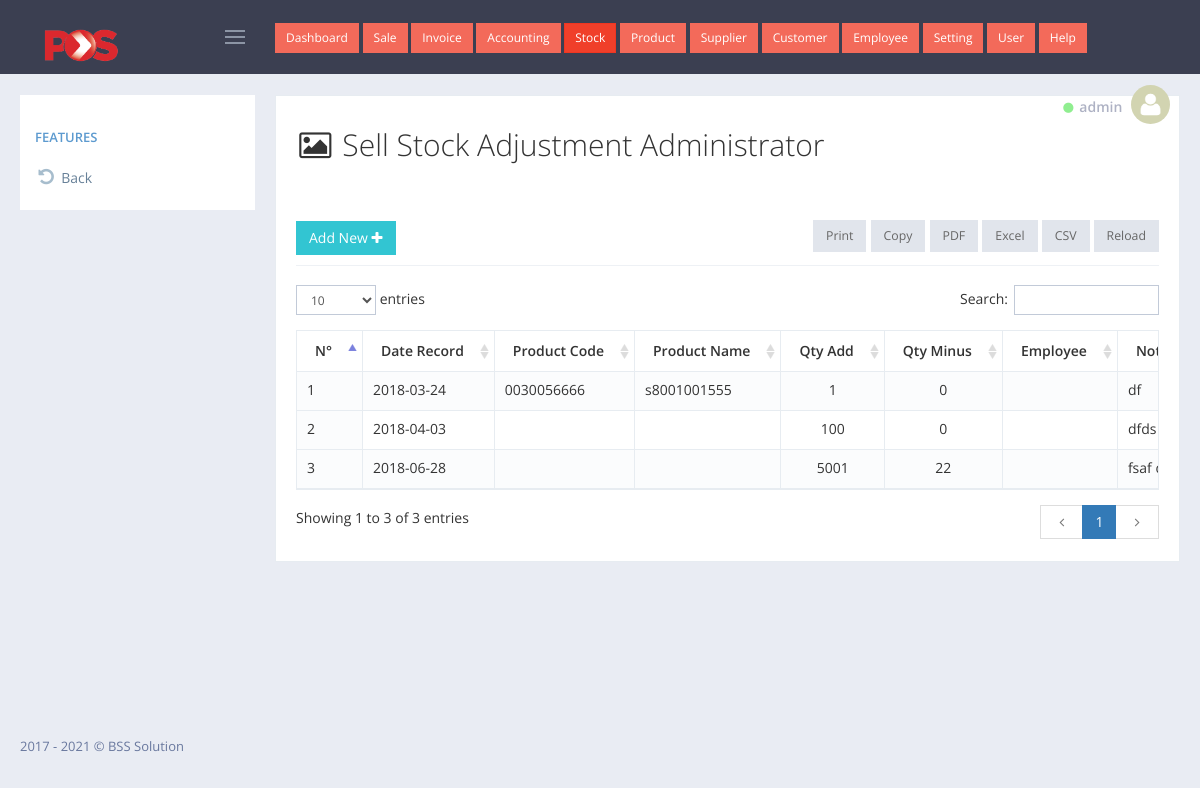
/admin/st_stock_adjust/index.php (signed in), run on the app's committed database.
### tables this page shows
CREATE TABLE `tbl_pos_invoice` (
  `transaction_id` int(6) UNSIGNED ZEROFILL NOT NULL,
  `inv_no` int(200) NOT NULL,
  `cashier_name` varchar(100) NOT NULL,
  `user_id` int(11) NOT NULL,
  `cus` int(11) NOT NULL,
  `date_sell` date NOT NULL,
  `amount` decimal(10,2) NOT NULL,
  `vat` decimal(10,2) NOT NULL,
  `pay_dollar` decimal(10,2) NOT NULL,
  `pay_riel` varchar(111) NOT NULL
);

CREATE TABLE `tbl_pos_stock_adjust` (
  `sa_id` int(11) NOT NULL,
  `sa_date_record` date NOT NULL,
  `sa_product_code` int(11) NOT NULL,
  `sa_product` varchar(255) NOT NULL,
  `sa_qty_add` float NOT NULL,
  `sa_qty_minus` float NOT NULL,
  `sa_employee` int(11) NOT NULL,
  `sa_note` text NOT NULL
);

CREATE TABLE `tbl_pos_product` (
  `pro_id` int(200) NOT NULL,
  `code` varchar(200) NOT NULL,
  `ref` varchar(200) NOT NULL,
  `paket` varchar(100) NOT NULL,
  `name_en` varchar(200) NOT NULL,
  `name_kh` varchar(200) NOT NULL,
  `price_dolla` decimal(10,2) NOT NULL,
  `price_riel` decimal(10,2) NOT NULL,
  `photo` varchar(200) NOT NULL,
  `note_pro` varchar(200) NOT NULL,
  `cate_id` int(100) NOT NULL
);

### admin/st_stock_adjust/index.php (the view, shortened to what this page needs)
<?php
    include_once '../../config/database.php';
    include_once '../layout/header.php';
?>
<div class="portlet light bordered">
    <div class="row">
        <div class="col-xs-12">
            <h2><i class="fa fa-image fa-fw"></i> Sell Stock Adjustment Administrator</h2>
        </div>
    </div>
    <br>
    <br>
    <div class="portlet-title">
        <div class="caption font-dark">
            <a href="add.php" id="sample_editable_1_new" class="btn green"> Add New
                <i class="fa fa-plus"></i>
            </a>
        </div>
    </div>
    <div class="portlet-body">
        <div id="sample_1_wrapper" class="dataTables_wrapper">
            <table class="table table-striped table-bordered table-hover dataTable dtr-inline " id="sample_2" role="grid" aria-describedby="sample_1_info">
                <thead>
                    <tr>
                        <th>N&deg;</th>
                        <th>Date Record</th>
                        <th>Product Code</th>
                        <th>Product Name</th>
                        <th>Qty Add</th>
                        <th>Qty Minus</th>
                        <th>Employee</th>
                        <th>Note</th>
                    </tr>
                </thead>
                <tbody>
                    <?php
                        $i = 0;
                        $get_data = $connect->query("SELECT * FROM tbl_pos_stock_adjust AS A
                        LEFT JOIN tbl_pos_product AS B ON A.sa_product_code=B.pro_id
                        LEFT JOIN tbl_pos_employee AS C ON A.sa_employee=C.emp_id
                              ");
                        while ($row = mysqli_fetch_object($get_data)) {
                            echo '<tr>';
                                echo '<td>'.(++$i).'</td>';
                                echo '<td>'.$row->sa_date_record.'</td>';
                                echo '<td>'.$row->code.'</td>';
                                echo '<td>'.$row->ref.'</td>';
                                echo '<td class="text-center">'.$row->sa_qty_add.'</td>';
                                echo '<td class="text-center">'.$row->sa_qty_minus.'</td>';
                                echo '<td>'.$row->name_english.'</td>';
                                echo '<td>'.$row->sa_note.'</td>';
                            echo '</tr>';
                        }
                    ?>
                </tbody>
            </table>
        </div>
    </div>
</div>
<?php include_once '../layout/footer.php' ?>

### admin/layout/header.php (shortened to what this page needs)
<!DOCTYPE html>
<html lang="en">
    <head>
        <link href="../../assets/global/plugins/font-awesome/css/font-awesome.min.css" rel="stylesheet" type="text/css" />
        <link href="../../assets/global/plugins/simple-line-icons/simple-line-icons.min.css" rel="stylesheet" type="text/css" />
        <link href="../../assets/global/plugins/bootstrap/css/bootstrap.min.css" rel="stylesheet" type="text/css" />
        <link href="../../assets/global/plugins/bootstrap-switch/css/bootstrap-switch.min.css" rel="stylesheet" type="text/css" />
        <link href="../../assets/global/plugins/datatables/datatables.min.css" rel="stylesheet" type="text/css" />
        <link href="../../assets/global/plugins/datatables/plugins/bootstrap/datatables.bootstrap.css" rel="stylesheet" type="text/css" />
        <link href="../../assets/global/plugins/bootstrap-datepicker/css/bootstrap-datepicker3.min.css" rel="stylesheet" type="text/css" />
        <link href="../../assets/global/css/components.min.css" rel="stylesheet" id="style_components" type="text/css" />
        <link href="../../assets/global/css/plugins.min.css" rel="stylesheet" type="text/css" />
        <link href="../../assets/layouts/layout4/css/layout.min.css" rel="stylesheet" type="text/css" />
        <link href="../../assets/layouts/layout4/css/themes/default.min.css" rel="stylesheet" type="text/css" id="style_color" />
        <link href="../../assets/layouts/layout4/css/custom.min.css" rel="stylesheet" type="text/css" />
    </head>
    <body class="page-container-bg-solid page-header-fixed page-sidebar-closed-hide-logo">
        <div class="page-header navbar navbar-fixed-top">
            <div class="page-header-inner ">
                <div class="page-logo">
                    <a href="../../index.php">
                        <img src="../../img/img_logo/Pos_Malaysia_Logo.png" width="100px" alt="logo" class="logo-default" />
                    </a>
                    <div class="menu-toggler sidebar-toggler">
                    </div>
                </div>
                <?php include_once('top_navigation.php') ?>
                <div class="page-top">
                    <div class="top-menu">
                        <ul class="nav navbar-nav pull-right">
                            <li class="dropdown dropdown-user dropdown-dark">
                                <a href="javascript:;" class="dropdown-toggle" data-toggle="dropdown" data-hover="dropdown" data-close-others="true">
                                    <small><i class="fa fa-circle" style="color: lightgreen;"></i></small>
                                    <span class="username username-hide-on-mobile"> <?= @$_SESSION['user']->username ?> </span>
                                    <img alt="" class="img-circle" src="../../img/img_user/blank.png" /> </a>
                            </li>
                        </ul>
                    </div>
                </div>
            </div>
        </div>
        <div class="page-container">
            <div class="page-content-wrapper">
                <div class="page-content" style="transform: translate(0px,-10px);">

### data on the page
tbl_pos_invoice: cashier_name "admin"
tbl_pos_stock_adjust: sa_date_record "2018-03-24", tbl_pos_product.code "0030056666", tbl_pos_product.ref "s8001001555", sa_qty_add "1", sa_qty_minus "0", sa_note "df"
tbl_pos_stock_adjust: sa_date_record "2018-04-03", sa_qty_add "100", sa_qty_minus "0", sa_note "dfds"
tbl_pos_stock_adjust: sa_date_record "2018-06-28", sa_qty_add "5001", sa_qty_minus "22", sa_note "fsaf…"
